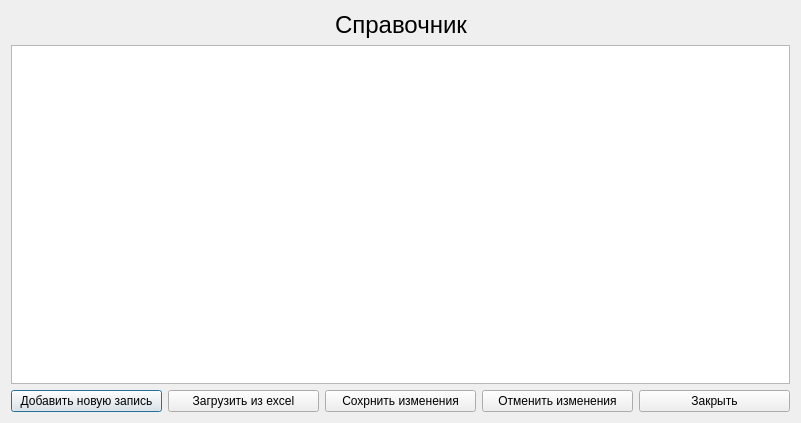
<?xml version="1.0" encoding="UTF-8"?>
<ui version="4.0">
 <class>CreateTournamentOrdersDialog</class>
 <widget class="QDialog" name="CreateTournamentOrdersDialog">
  <property name="geometry">
   <rect>
    <x>0</x>
    <y>0</y>
    <width>801</width>
    <height>423</height>
   </rect>
  </property>
  <property name="windowTitle">
   <string>Добавление заявок к турниру</string>
  </property>
  <layout class="QGridLayout" name="gridLayout">
   <item row="0" column="0">
    <layout class="QVBoxLayout" name="verticalLayout">
     <item>
      <layout class="QHBoxLayout" name="horizontalLayout">
       <item>
        <spacer name="horizontalSpacer">
         <property name="orientation">
          <enum>Qt::Horizontal</enum>
         </property>
         <property name="sizeHint" stdset="0">
          <size>
           <width>40</width>
           <height>20</height>
          </size>
         </property>
        </spacer>
       </item>
       <item>
        <widget class="QLabel" name="label">
         <property name="font">
          <font>
           <pointsize>18</pointsize>
          </font>
         </property>
         <property name="text">
          <string>Справочник</string>
         </property>
        </widget>
       </item>
       <item>
        <spacer name="horizontalSpacer_2">
         <property name="orientation">
          <enum>Qt::Horizontal</enum>
         </property>
         <property name="sizeHint" stdset="0">
          <size>
           <width>40</width>
           <height>20</height>
          </size>
         </property>
        </spacer>
       </item>
      </layout>
     </item>
     <item>
      <widget class="QTableView" name="tableView">
       <property name="contextMenuPolicy">
        <enum>Qt::CustomContextMenu</enum>
       </property>
       <attribute name="verticalHeaderVisible">
        <bool>false</bool>
       </attribute>
      </widget>
     </item>
     <item>
      <layout class="QHBoxLayout" name="horizontalLayout_2">
       <item>
        <widget class="QPushButton" name="btnInsert">
         <property name="text">
          <string>Добавить новую запись</string>
         </property>
        </widget>
       </item>
       <item>
        <widget class="QPushButton" name="loadBtn">
         <property name="text">
          <string>Загрузить из excel</string>
         </property>
        </widget>
       </item>
       <item>
        <widget class="QPushButton" name="btnSave">
         <property name="text">
          <string>Сохрнить изменения</string>
         </property>
        </widget>
       </item>
       <item>
        <widget class="QPushButton" name="btnRevert">
         <property name="text">
          <string>Отменить изменения</string>
         </property>
        </widget>
       </item>
       <item>
        <widget class="QPushButton" name="btnExit">
         <property name="text">
          <string>Закрыть</string>
         </property>
        </widget>
       </item>
      </layout>
     </item>
    </layout>
   </item>
  </layout>
 </widget>
 <resources/>
 <connections/>
</ui>
